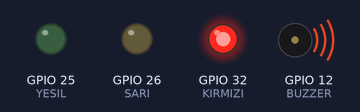
Simulated run of this sketch. Board: ESP32. On the bench: output pins drawn as LEDs (lit = HIGH), buzzer (waves = sounding, pin HIGH).

Above: at 0.2 s.
At 2.5 s:
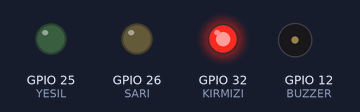
At 4.7 s:
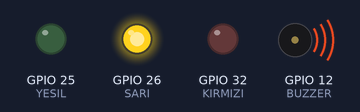
At 7.0 s:
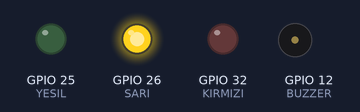
At 9.2 s:
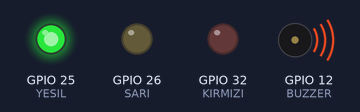
At 11.5 s:
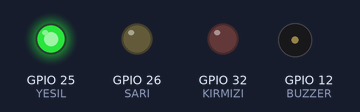
Timing chart, 0 to 17.6 s (numbered marks = the images above):
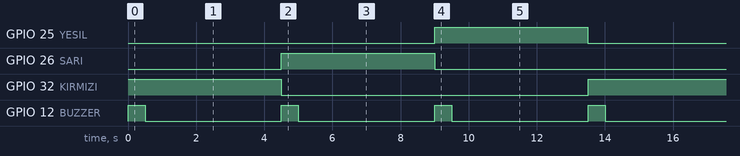

Measured:
- by itself, GPIO 25 (YESIL), GPIO 26 (SARI), GPIO 32 (KIRMIZI): alternates HIGH for 4.5 s and LOW for 9.0 s
- by itself, GPIO 12 (BUZZER): alternates HIGH for 0.50 s and LOW for 4.0 s
- by itself, everything shown: repeats every 13.5 s, in 7 steps

The sketch:

MODULCUK_ANAKART_DENEME.ino
```cpp
#include <Wire.h>
#include <LiquidCrystal_I2C.h>
LiquidCrystal_I2C lcd(0x27, 20, 4);

int KIRMIZI = 32;
int SARI    = 26;
int YESIL   = 25;

int BUZZER = 12;

void setup()
{
  Serial.begin(115200);
  lcd.println();
  lcd.println("     IoT BOT    ");
  lcd.println("  TRAFIK KONTROL  ");


  pinMode(KIRMIZI, OUTPUT);
  pinMode(SARI,    OUTPUT);
  pinMode(YESIL,   OUTPUT);
  pinMode(BUZZER,  OUTPUT);

}

void loop() {

     TrafikKontrol(KIRMIZI);
     TrafikKontrol(SARI);
     TrafikKontrol(YESIL);

}

void TrafikKontrol(int a){
  digitalWrite(a, HIGH);
  if(a==25){
    lcd.setCursor(0, 2);
    lcd.println("Kirmizi Yandi.DURUN");
  }
  else if(a==26){
    lcd.setCursor(0, 2);
    lcd.println("Sari Yandi.DIKKAT");
  }
  else{
    lcd.setCursor(0, 2);
    lcd.println("Yesil Yandi.GECIN");
  }
  digitalWrite(BUZZER, HIGH);
  delay(500);
  digitalWrite(BUZZER, LOW);
  delay(2000);
  delay(2000);
  digitalWrite(a, LOW);
}
```
